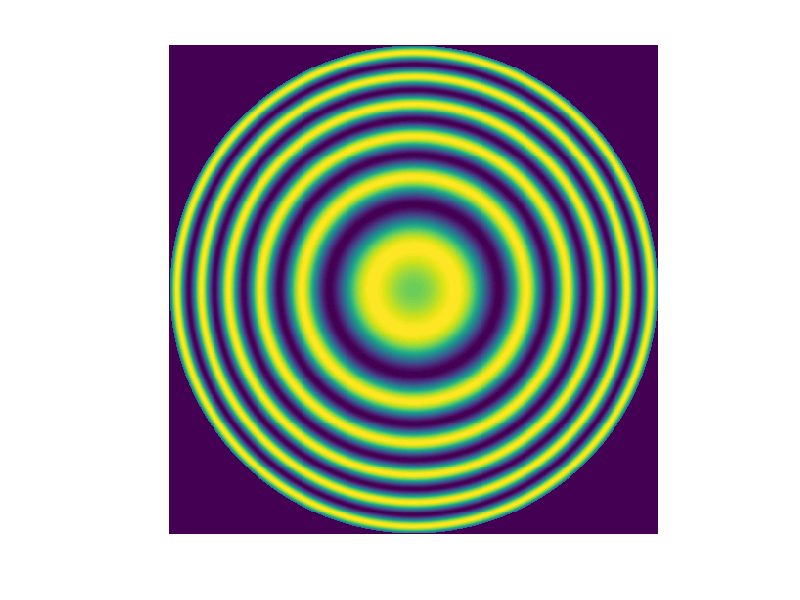

The MATLAB script that drew this image: (Note: this script raises an error after producing the figure.)
function generate_zernike_dynamics()
% Script file: generate_zernike_dynamics.m
%
% Purpose:
%  This function is to imulate dynamic interferograms for selected Zernike aberrations
% (defocus, hcoma, vcoma, spherical, astigmatism) as their strength varies,
% and saves each sequence as a GIF animation.

% Record of revisions:
%     Date        Programmer          Description of change
%     ====        ==========          =====================
%   07/09/25      Yuanzhang Yang         Original code 
%
% Define variables:
%   wavelength    -- Wavelength of monochromatic light (meters)
%   k             -- Wave number (2π/λ)
%   D             -- Diameter of the aperture (meters)
%   N             -- Size of the simulation grid (NxN)
%   Delta         -- Fixed optical path difference (meters)
%   linear_coeff  -- Linear phase coefficient for wedge angle
%   x, y          -- 1D coordinate arrays for grid (meters)
%   X, Y          -- 2D meshgrid coordinates (meters)
%   rho           -- Normalized radial coordinate (0-1)
%   theta         -- Azimuthal angle (radians)
%   aperture      -- Circular aperture mask (logical)
%   phase_types   -- Cell array of aberration types
%   Z             -- Zernike polynomial value
%   delta_phi     -- Phase difference (radians)
%   I             -- Interference intensity

%% ----- Simulation Parameters -----
    wavelength = 632.8e-9;         % Wavelength of light (meters)
    k = 2 * pi / wavelength;       % Wave number
    D = 20e-3;                     % Diameter of the circular aperture (meters)
    N = 500;                       % Size of the simulation grid (NxN)
    Delta = 1e-6;                  % Fixed optical path difference (meters)

    % Generate spatial grid
    x = linspace(-D/2, D/2, N);    % 1D coordinate (x-axis)
    y = linspace(-D/2, D/2, N);    % 1D coordinate (y-axis)
    [X, Y] = meshgrid(x, y);      % 2D coordinate grid
    rho = sqrt(X.^2 + Y.^2) / (D/2);   % Normalized radial coordinate
    theta = atan2(Y, X);              % Azimuthal angle in polar coordinates
    aperture = rho <= 1;              % Circular aperture mask

    % Define aberration types to simulate
    aberrations = {'defocus', 'hcoma', 'vcoma', 'spherical', 'astig0', 'astig45'};

    % Coefficient values to simulate dynamically
    coef_range = linspace(-2, 2, 40); % Sweep range for Zernike coefficients

    %% ----- Loop Over Each Aberration Type -----
    for i = 1:length(aberrations)
        type = aberrations{i};                          % Current aberration type
        filename = sprintf('dynamic_%s.gif', type);     % Output GIF filename

        figure('Position', [100, 100, 600, 600]);

        for idx = 1:length(coef_range)
            coef = coef_range(idx);                     % Current Zernike coefficient

            % Generate Zernike phase map for current aberration and coefficient
            Z = getZernike(type, rho, theta, coef);

            % Compute phase difference and resulting interferogram intensity
            delta_phi = k * Delta * Z;
            I = 2 * (1 + cos(delta_phi));               % Interference intensity
            I(~aperture) = 0;                           % Apply aperture mask

            % Display interferogram
            imagesc(x*1e3, y*1e3, I);                   % Convert to mm for display
            axis image off;
            colormap(parula);
            clim([0 2]);                               % Set consistent color limits
            title(sprintf('%s  Coef: %.2f', upper(type), coef), ...
                  'FontSize', 14, 'FontWeight', 'bold');
            drawnow;

            % Convert frame to image for GIF
            frame = getframe(gcf);
            im = frame2im(frame);
            [imind, cm] = rgb2ind(im, 256);

            % Write frame to GIF
            if idx == 1
                imwrite(imind, cm, filename, 'gif', 'Loopcount', inf, 'DelayTime', 0.15);
            else
                imwrite(imind, cm, filename, 'gif', 'WriteMode', 'append', 'DelayTime', 0.15);
            end
        end

        fprintf('Saved: %s\n\n', filename);
        close; % Close figure after saving
    end
end

%% ----- Zernike Polynomial Generator -----
function Z = getZernike(type, rho, theta, coef)
% getZernike
% ----------
% Returns the Zernike phase term for a given aberration type and coefficient.
%
% Inputs:
%   - type  : string specifying aberration type
%   - rho   : normalized radial coordinate
%   - theta : azimuthal angle
%   - coef  : scalar Zernike coefficient(dimensionless)
%
% Output:
%   - Z : 2D matrix of Zernike phase values

    switch lower(type)
        case 'defocus'
            Z = coef * (sqrt(3)*rho.^2 - 1);
        case 'hcoma'
            Z = coef * sqrt(8)*(3*rho.^3 - 2*rho).*cos(theta);
        case 'vcoma'
            Z = coef * sqrt(8)*(3*rho.^3 - 2*rho).*sin(theta);
        case 'spherical'
            Z = coef * sqrt(5)*(6*rho.^4 - 6*rho.^2 + 1);
        case 'astig0'
            Z = coef * sqrt(6)*rho.^2 .* cos(2*theta);
        case 'astig45'
            Z = coef * sqrt(6)*rho.^2 .* sin(2*theta);
        otherwise
            error('Unsupported aberration type: %s', type);
    end
end